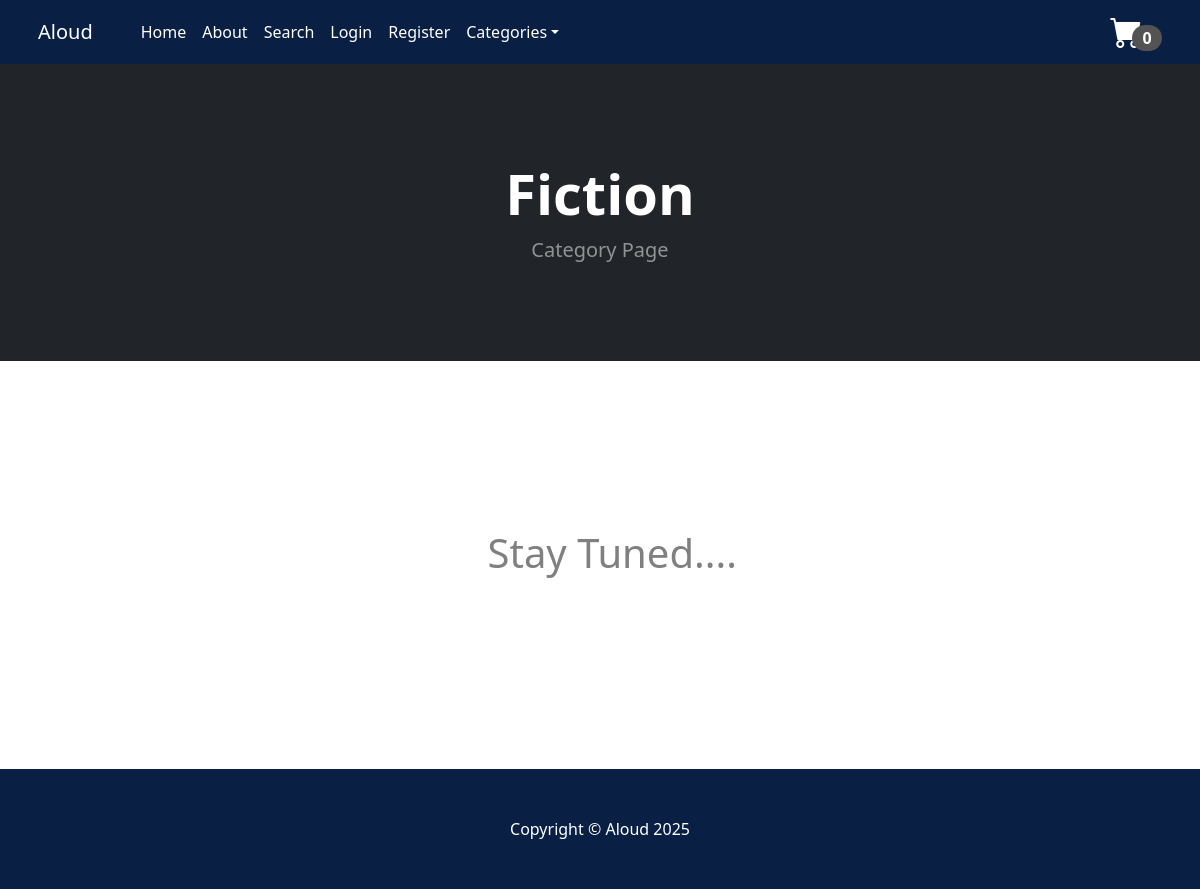
The app's page /category/Fiction, older data.
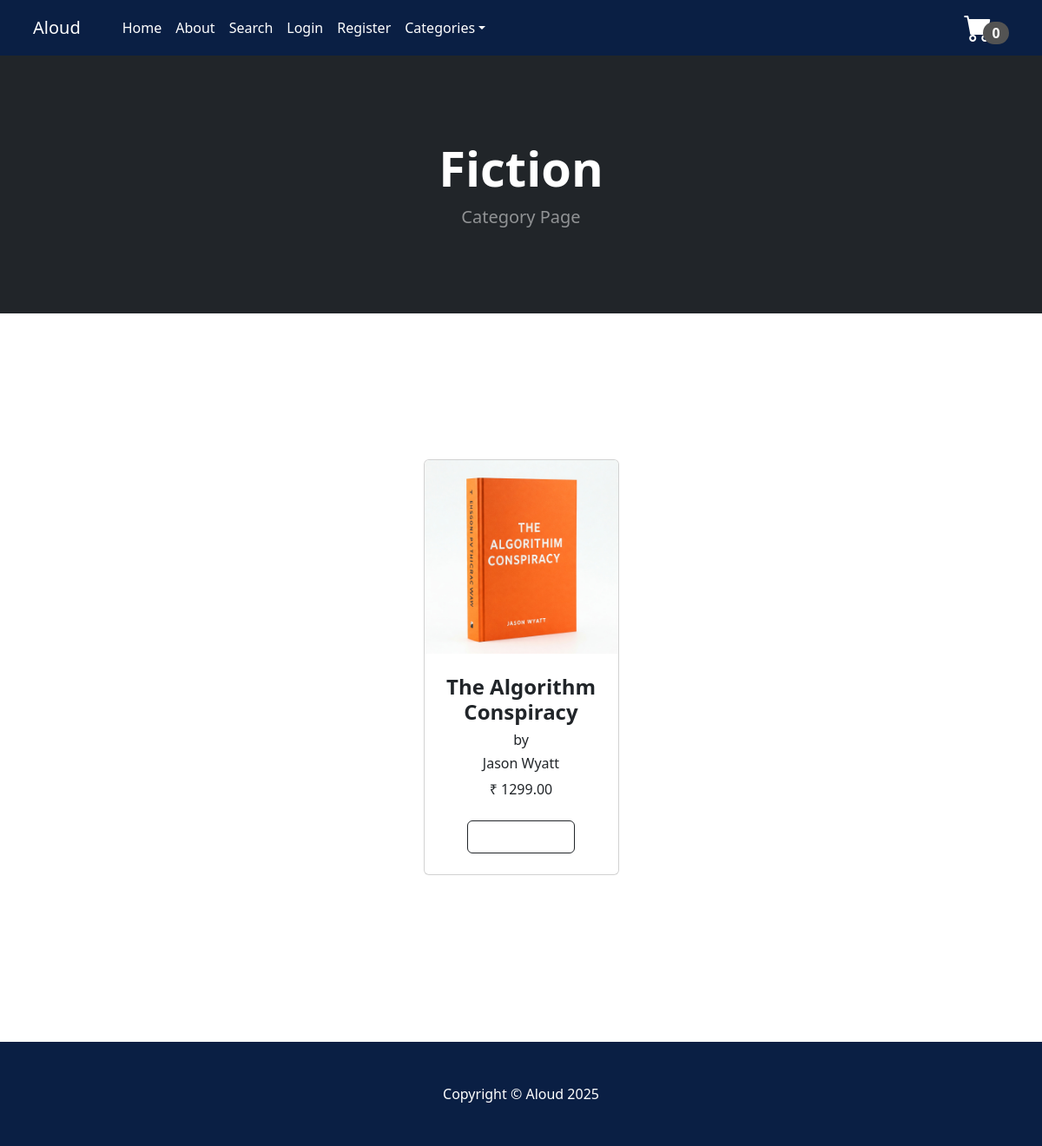
The same page, newer data.
### store/models.py (models this page shows, shortened)
class Product(models.Model):
    book_id = models.CharField(max_length=10)
    name = models.CharField(max_length=50)
    author = models.CharField(max_length=50)
    price = models.DecimalField(default=0, decimal_places=2, max_digits=9)
    category = models.ForeignKey(Category, on_delete=models.CASCADE, default=1)
    stock = models.PositiveIntegerField(null=False, blank=False, default=0)
    description = models.TextField(max_length=1000, default='', blank=True, null=True)
    image = models.ImageField(upload_to='uploads/product')
    is_sale = models.BooleanField(default=False)
    sale_price = models.DecimalField(default=0, decimal_places=2, max_digits=9)

### store/views.py (the view)
# urls.py: path('category/<str:cat>', views.category, name='category'),
def category(request, cat):
    cat = cat.replace('_', ' ')
    try:
        category = Category.objects.get(name=cat)
        products = Product.objects.filter(category=category)
        return render(request, 'category.html', {'products':products, 'category': category})
    except:
        messages.success(request, ('Category Does Not Exist'))
        return redirect('home')

### cart/cart.py (called while the page is built)
    def __len__(self):
        return sum(self.cart.values())

### cart/context_processors.py (called while the page is built)
def cart(request):
    return{'cart':Cart(request)}

### store/context_processors.py (called while the page is built)
def categories_processor(request):
    return {
        'categories': Category.objects.all()
    }

### store/models.py (called while the page is built)
    def __str__(self):
        return self.name

### wishlist/context_processors.py (called while the page is built)
def wishlist(request):
    wishlist = Wishlist(request)
    return {
        'wishlist': wishlist.wishlist  # or just 'wishlist': wishlist to use its methods
    }

### store/templates/category.html
{% extends 'base.html' %}
{% block content %}
    <header class="bg-dark py-5">
      <div class="container px-4 px-lg-5 my-5">
        <div class="text-center text-white">
          <h1 class="display-4 fw-bolder">{{category}}</h1>
          <p class="lead fw-normal text-white-50 mb-0">
            Category Page
          </p>
        </div>
      </div>
    </header>
     <br/><br/><br/>
    <section class="py-5">
      <div class="container px-4 px-lg-5 mt-5">
        <div
          class="row gx-4 gx-lg-5 row-cols-2 row-cols-md-3 row-cols-xl-4 justify-content-center"
        >
          {% if products %}
          {% for product in products %}
          {% if product.is_sale %}
          <div class="col mb-5">
            <div class="card h-100">
                 <div class="badge bg-dark text-white position-absolute" style="top: 0,5 rem; right: 0.5 rem; margin-top: 3px; margin-left: 3px;">Sale</div>
              <img class="card-img-top" src="{{product.image.url}}" alt="..." />
              <div class="card-body p-4">
                <div class="text-center">
                  <h4 class="fw-bolder">{{product.name}}</h4>
                  <h6>by</h6>
                  <h6 class="bold">{{product.author}}</h6>
                   <strike>
                  ₹ {{product.price}}
                  </strike>&nbsp;
                   ₹ {{product.sale_price}}
                </div>
              </div>
              <div class="card-footer p-4 pt-0 border-top-0 bg-transparent">
                <div class="text-center">
                  <a class="btn btn-outline-dark mt-auto" href="{% url 'product' product.id %}"
                    >View Product</a
                  >
                </div>
              </div>
            </div>
          </div>
          {% else %}
          <div class="col mb-5">
            <div class="card h-100">
              <img class="card-img-top" src="{{product.image.url}}" alt="..." />
              <div class="card-body p-4">
                <div class="text-center">
                  <h4 class="fw-bolder">{{product.name}}</h4>
                  <h6>by</h6>
                  <h6 class="bold">{{product.author}}</h6>
                  ₹ {{product.price}}
                </div>
              </div>
              <div class="card-footer p-4 pt-0 border-top-0 bg-transparent">
                <div class="text-center">
                  <a class="btn btn-outline-dark mt-auto" href="{% url 'product' product.id %}"
                    >View Product</a
                  >
                </div>
              </div>
            </div>
          </div>
          {% endif %}
          {% endfor %}
          {% else %}
          <br/><br/><br/><br/>
        <h1 style="text-align: center; color: gray; white-space: nowrap;">Stay Tuned....</h1>
        {% endif %}
        </div>
        <br/><br/><br/><br/>
      </div>
    </section>
    {% endblock %}

Row changes from the older to the newer data that the page shows:
added Product: image (picture), name "The Algorithm Conspiracy", author "Jason Wyatt", price "1299.00"
Text that changed along with them:
text no longer shown: "Stay Tuned...."
